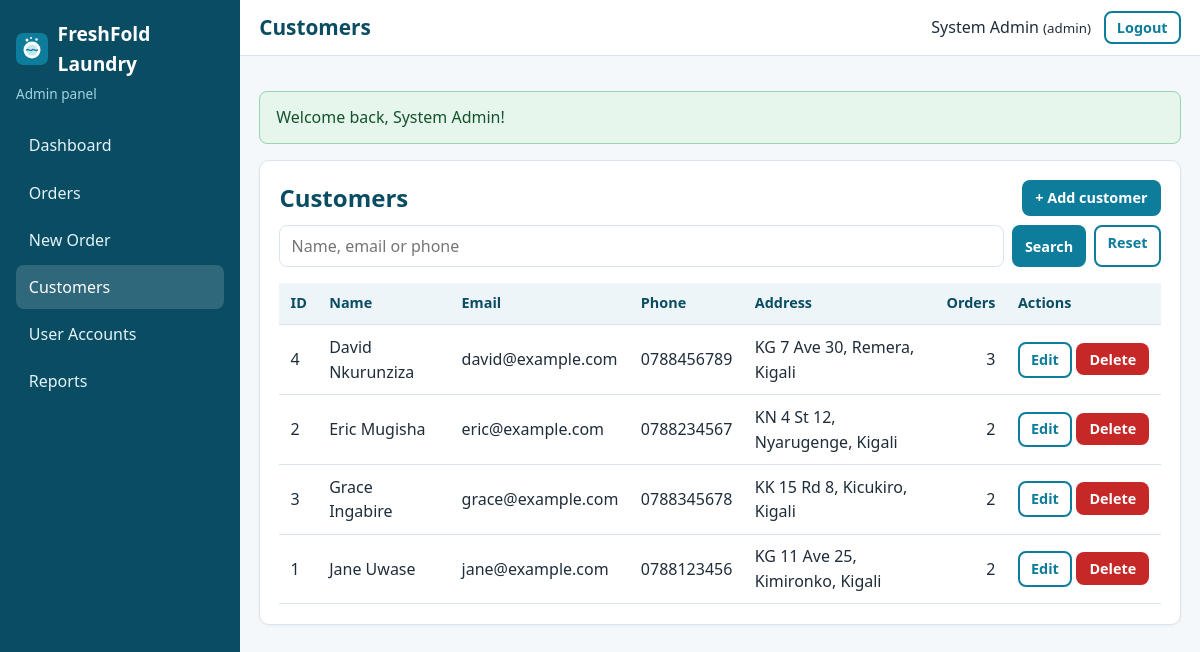
The page /admin/customers.php (signed in) on the database its author committed.
### tables this page shows
CREATE TABLE users (
    user_id       INT AUTO_INCREMENT PRIMARY KEY,
    username      VARCHAR(100) NOT NULL,
    email         VARCHAR(150) NOT NULL UNIQUE,
    password_hash VARCHAR(255) NOT NULL,               
    role          ENUM('admin','staff','customer') NOT NULL,
    created_at    TIMESTAMP DEFAULT CURRENT_TIMESTAMP
);

CREATE TABLE customers (
    customer_id INT AUTO_INCREMENT PRIMARY KEY,
    user_id     INT NOT NULL UNIQUE,                   
    full_name   VARCHAR(150) NOT NULL,
    phone       VARCHAR(20)  NOT NULL,
    address     TEXT NOT NULL,
    CONSTRAINT fk_customers_user
        FOREIGN KEY (user_id) REFERENCES users(user_id)
        ON DELETE CASCADE ON UPDATE CASCADE            
);

### app/controllers/CustomerController.php (called while the page is built, shortened)
<?php
class CustomerController
{
    public function adminIndex(): void
    {
        requireRole(['admin']);
        $q = getStr('q');
        render('admin/customers', [
            'title'     => 'Customers',
            'customers' => Customer::all($q),
            'q'         => $q,
        ]);
    }
}

### public/admin/customers.php (called while the page is built, shortened)
<?php
(new CustomerController())->adminIndex();

### app/helpers/auth.php (called while the page is built, shortened)
<?php
function isLoggedIn(): bool
{
    return !empty($_SESSION['user_id']);
}
function currentUser(): ?array
{
    return [
        'user_id'  => (int) $_SESSION['user_id'],
        'username' => $_SESSION['username'] ?? '',
        'email'    => $_SESSION['email'] ?? '',
        'role'     => $_SESSION['role'] ?? '',
    ];
}
function requireLogin(): array
{
    $user = User::findById((int) $_SESSION['user_id']);
    return $user;
}
function requireRole(array $roles): array
{
    $user = requireLogin();
    return $user;
}

### app/config/database.php (called while the page is built, shortened)
<?php
function getDbConfig(): array
{
    $config = [
        'host'    => '127.0.0.1',
        'port'    => '3306',
        'name'    => 'online_laundry_db',
        'user'    => 'root',
        'pass'    => '',
        'charset' => 'utf8mb4',
    ];
    return $config;
}
function getConnection(): PDO
{
    static $pdo = null;
    if ($pdo instanceof PDO) {
        return $pdo;
    }
    $c   = getDbConfig();
    $dsn = "mysql:host={$c['host']};port={$c['port']};dbname={$c['name']};charset={$c['charset']}";
    try {
        $pdo = new PDO($dsn, $c['user'], $c['pass'], [
            PDO::ATTR_ERRMODE            => PDO::ERRMODE_EXCEPTION,
            PDO::ATTR_DEFAULT_FETCH_MODE => PDO::FETCH_ASSOC,
            PDO::ATTR_EMULATE_PREPARES   => false,
        ]);
    } catch (PDOException $e) {
        error_log('Database connection failed: ' . $e->getMessage());
        http_response_code(500);
        exit('Service temporarily unavailable. Please try again later.');
    }
    return $pdo;
}

### app/models/User.php (called while the page is built, shortened)
<?php
class User
{
    public static function findById(int $id)
    {
        $stmt = getConnection()->prepare(
            'SELECT user_id, username, email, role, created_at FROM users WHERE user_id = :id LIMIT 1'
        );
        $stmt->execute([':id' => $id]);
        return $stmt->fetch();
    }
}

### app/helpers/validation.php (called while the page is built, shortened)
<?php
function getStr(string $key): string
{
    return (isset($_GET[$key]) && is_string($_GET[$key])) ? trim($_GET[$key]) : '';
}

### app/models/Customer.php (called while the page is built, shortened)
<?php
class Customer
{
    public static function all(string $search = ''): array
    {
        $sql = 'SELECT c.customer_id, c.user_id, c.full_name, c.phone, c.address, u.username, u.email,
                       (SELECT COUNT(*) FROM orders o WHERE o.customer_id = c.customer_id) AS order_count
                FROM customers c
                JOIN users u ON u.user_id = c.user_id';
        $params = [];
        $sql .= ' ORDER BY c.full_name';
        $stmt = getConnection()->prepare($sql);
        $stmt->execute($params);
        return $stmt->fetchAll();
    }
}

### app/views/admin/customers.php (the view, shortened to what this page needs)
<section class="card">
    <div class="card-head">
        <h2>Customers</h2>
        <a class="btn btn-primary btn-small" href="<?= e(url('admin/customer-form.php')) ?>">+ Add customer</a>
    </div>
    <form method="get" class="filter-bar">
        <input type="search" name="q" value="<?= e($q) ?>" placeholder="Name, email or phone" maxlength="50" aria-label="Search customers">
        <button class="btn btn-primary btn-small" type="submit">Search</button>
        <a class="btn btn-outline btn-small" href="<?= e(url('admin/customers.php')) ?>">Reset</a>
    </form>
    <div class="table-wrap">
        <table class="table">
            <thead><tr><th>ID</th><th>Name</th><th>Email</th><th>Phone</th><th>Address</th><th class="num">Orders</th><th>Actions</th></tr></thead>
            <tbody>
            <?php foreach ($customers as $c): ?>
                <tr>
                    <td><?= (int) $c['customer_id'] ?></td>
                    <td><?= e($c['full_name']) ?></td>
                    <td><?= e($c['email']) ?></td>
                    <td><?= e($c['phone']) ?></td>
                    <td><?= e($c['address']) ?></td>
                    <td class="num"><?= (int) $c['order_count'] ?></td>
                    <td class="actions">
                        <a class="btn btn-outline btn-small" href="<?= e(url('admin/customer-form.php?id=' . (int) $c['customer_id'])) ?>">Edit</a>
                        <form method="post" action="<?= e(url('admin/customer-delete.php')) ?>" data-confirm="Delete <?= e($c['full_name']) ?>? Their account and all <?= (int) $c['order_count'] ?> order(s) will be permanently deleted.">
                            <button class="btn btn-danger btn-small" type="submit">Delete</button>
                        </form>
                    </td>
                </tr>
            <?php endforeach; ?>
            </tbody>
        </table>
    </div>
</section>

### app/views/layouts/dashboard_header.php (shortened to what this page needs)
<?php
$user   = currentUser();
$role   = $user['role'];
$script = $_SERVER['SCRIPT_NAME'];
$menus = [
    'admin' => [
        ['admin/index.php', 'Dashboard'], ['admin/orders.php', 'Orders'], ['admin/order-form.php', 'New Order'],
        ['admin/customers.php', 'Customers'], ['admin/users.php', 'User Accounts'], ['admin/reports.php', 'Reports'],
    ],
    'staff' => [
        ['staff/index.php', 'Dashboard'], ['staff/orders.php', 'Assigned Orders'], ['staff/history.php', 'Order History'],
    ],
    'customer' => [
        ['customer/index.php', 'Dashboard'], ['customer/new-order.php', 'Schedule Pickup'], ['customer/orders.php', 'My Orders'],
        ['customer/items.php', 'Items & Prices'], ['customer/profile.php', 'My Profile'],
    ],
];
?>
<!DOCTYPE html>
<html lang="en">
<head>
    <link rel="stylesheet" href="<?= e(url('assets/css/style.css')) ?>">
</head>
<body class="dashboard">
<aside class="sidebar" id="sidebar">
    <a class="brand" href="<?= e(url('index.php')) ?>">
        <img src="<?= e(url('assets/images/logo.svg')) ?>" alt="" width="32" height="32">
        <span><?= e(APP_NAME) ?></span>
    </a>
    <p class="role-tag"><?= e(ucfirst($role)) ?> panel</p>
    <nav>
        <?php foreach ($menus[$role] as $item): ?>
            <a href="<?= e(url($item[0])) ?>" class="<?= substr($script, -strlen($item[0])) === $item[0] ? 'active' : '' ?>"><?= e($item[1]) ?></a>
        <?php endforeach; ?>
    </nav>
</aside>
<div class="dash-main">
    <header class="topbar">
        <h1><?= e($pageTitle) ?></h1>
        <div class="topbar-user">
            <span><?= e($user['username']) ?> <small>(<?= e($role) ?>)</small></span>
            <form method="post" action="<?= e(url('logout.php')) ?>">
                <button type="submit" class="btn btn-outline btn-small">Logout</button>
            </form>
        </div>
    </header>
    <main class="content">
        <?= renderFlash() ?>

### public/assets/css/style.css (style rules this page uses)
:root { --primary: #0e7c9b; --primary-dark: #0a4d63; --accent: #f59e0b; --bg: #f4f8fb; --card: #ffffff; --text: #1f2d3a; --muted: #64748b; --border: #dbe4ec; --danger: #c62828; --success: #1b7f3b; --radius: 10px; }
* { box-sizing: border-box; }
html { scroll-behavior: smooth; }
body { margin: 0; font-family: "Segoe UI", Roboto, Arial, sans-serif; color: var(--text); background: var(--bg); line-height: 1.55; }
img { max-width: 100%; height: auto; }
a { color: var(--primary); }
h1, h2, h3 { line-height: 1.25; margin: 0 0 .6rem; color: var(--primary-dark); }
p { margin: 0 0 1rem; }
.btn { display: inline-block; padding: .6rem 1.1rem; border-radius: 8px; border: 2px solid transparent; font-size: 1rem; font-weight: 600; text-decoration: none; cursor: pointer; text-align: center; font-family: inherit; }
.btn-primary { background: var(--primary); color: #fff; }
.btn-outline { background: transparent; border-color: var(--primary); color: var(--primary); }
.btn-danger { background: var(--danger); color: #fff; }
.btn-small { padding: .3rem .7rem; font-size: .9rem; }
input, select, textarea { width: 100%; padding: .55rem .7rem; border: 1px solid var(--border); border-radius: 8px; font-size: 1rem; font-family: inherit; background: #fff; color: var(--text); }
.filter-bar { display: flex; gap: .5rem; flex-wrap: wrap; margin-bottom: 1rem; }
.filter-bar input[type=search] { flex: 1 1 220px; width: auto; }
form[data-confirm] { display: inline; }
.card { background: var(--card); border: 1px solid var(--border); border-radius: var(--radius); padding: 1.2rem; margin-bottom: 1.2rem; box-shadow: 0 1px 3px rgba(15, 40, 60, .05); }
.card-head { display: flex; justify-content: space-between; align-items: center; gap: 1rem; flex-wrap: wrap; margin-bottom: .6rem; }
.card-head h2 { margin: 0; }
.brand { display: flex; align-items: center; gap: .6rem; font-weight: 700; font-size: 1.2rem; color: var(--primary-dark); text-decoration: none; }
body.dashboard { display: flex; min-height: 100vh; }
.sidebar { width: 240px; background: var(--primary-dark); color: #fff; padding: 1.2rem 1rem; flex-shrink: 0; position: sticky; top: 0; height: 100vh; overflow-y: auto; }
.sidebar .brand { color: #fff; margin-bottom: .3rem; }
.role-tag { color: #9fd3e4; font-size: .85rem; margin-bottom: 1.2rem; }
.sidebar nav a { display: block; padding: .6rem .8rem; color: #e3f3f9; text-decoration: none; border-radius: 8px; margin-bottom: .2rem; }
.sidebar nav a:hover, .sidebar nav a.active { background: rgba(255, 255, 255, .15); color: #fff; }
.dash-main { flex: 1; min-width: 0; }
.topbar { display: flex; align-items: center; gap: 1rem; background: #fff; border-bottom: 1px solid var(--border); padding: .7rem 1.2rem; }
.topbar h1 { margin: 0; font-size: 1.3rem; flex: 1; }
.topbar-user { display: flex; align-items: center; gap: .8rem; }
.topbar-user form { margin: 0; }
.content { padding: 1.2rem; max-width: 1200px; }
.table-wrap { overflow-x: auto; }
.table { width: 100%; border-collapse: collapse; background: #fff; }
.table th, .table td { padding: .6rem .7rem; border-bottom: 1px solid var(--border); text-align: left; vertical-align: middle; }
.table th { background: #eef5f9; font-size: .9rem; color: var(--primary-dark); white-space: nowrap; }
.table .num { text-align: right; white-space: nowrap; }
.table .actions { white-space: nowrap; }

### rows shown on the page
users: role "Admin", username "System Admin", role "admin"
customers: customer_id "4", full_name "David Nkurunziza", user.email "david@example.com", phone "0788456789", address "KG 7 Ave 30, Remera, Kigali", order_count "3"
customers: customer_id "2", full_name "Eric Mugisha", user.email "eric@example.com", phone "0788234567", address "KN 4 St 12, Nyarugenge, Kigali", order_count "2"
customers: customer_id "3", full_name "Grace Ingabire", user.email "grace@example.com", phone "0788345678", address "KK 15 Rd 8, Kicukiro, Kigali", order_count "2"
customers: customer_id "1", full_name "Jane Uwase", user.email "jane@example.com", phone "0788123456", address "KG 11 Ave 25, Kimironko, Kigali", order_count "2"

### other values the page prints
APP_NAME "FreshFold Laundry"
$item[1] "Dashboard"
$item[1] "Orders"
$item[1] "New Order"
$item[1] "Customers"
$item[1] "User Accounts"
$item[1] "Reports"
$pageTitle "Customers"
$f['message'] "Welcome back, System Admin!"
